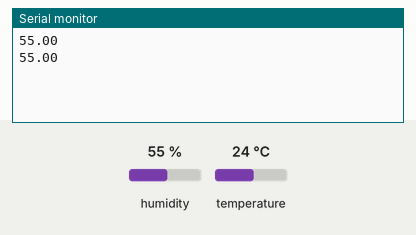
Bench run of a sketch on a simulated Arduino Uno, built with avr-gcc and run on an emulated ATmega328P. Parts: the last lines printed to the serial monitor. The inputs (shaded band) are chosen by the test bench; at power-on: humidity 55 %, temperature 24 °C.

Above: at 2.8 s.
2.9 s: humidity set to 22 %
At 4.6 s:
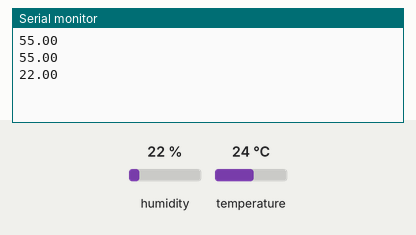
5.6 s: humidity set to 40 %
At 7.0 s:
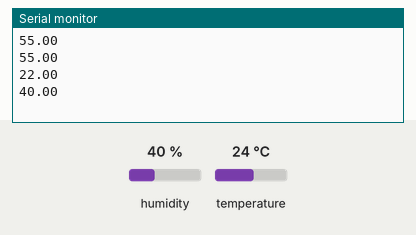
Timing chart, 0 to 8.6 s (numbered marks = the images above; inputs shaded):
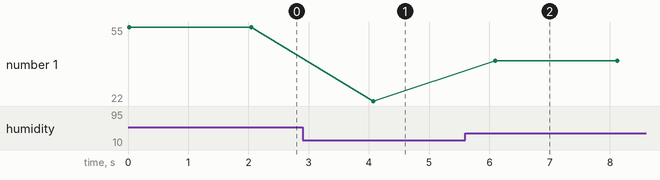

The sketch:

DHT11.ino
```cpp
#include <DHT.h>
#include <DHT_U.h>

#define DHTPIN 19 //Declare the pin connected
#define DHTTYPE DHT11 //Declare the Specific Sensor being used

DHT dht(DHTPIN, DHTTYPE);//Initialize the sensor

void setup(){
  Serial.begin(9600);//Initialize Serial monitor
  dht.begin();
}

void loop(){
  float h = dht.readHumidity();
  float t = dht.readTemperature();
  Serial.println(h);
  delay(2000);
}
```

Measured:
- after the input at 2.9 s, the serial monitor: prints a new line after 1.2 s (image 1)
- after the input at 5.6 s, the serial monitor: prints a new line after 0.49 s (image 2)
- plotted number 1: 55 → 22 after the input at 2.9 s, 22 → 40 after the input at 5.6 s
